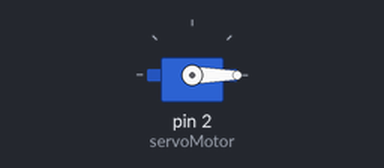
Bench run of a sketch on a simulated Arduino Uno, built with avr-gcc and run on an emulated ATmega328P. On the bench: servo.

Above: at 0.05 s.
At 10.0 s:
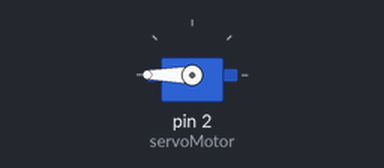
Timing chart, 0 to 13.0 s (numbered marks = the images above):
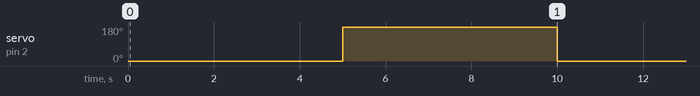

Measured:
- by itself, servo on pin 2 (servoMotor): alternates 180° for 5.0 s and 0° for 5.0 s

The sketch:

codigo_servo.ino
```cpp
#include <Servo.h>

int posicao1 = 0;

Servo servoMotor;
void setup() {
  servoMotor.attach(2);

}

void loop() {

          servoMotor.write(posicao1);
          Serial.print("aberto");
          delay(5000);
          servoMotor.write(180);
          delay(5000);


}
```
